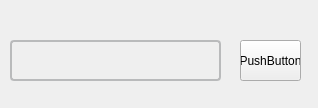
<?xml version="1.0" encoding="UTF-8"?>
<ui version="4.0">
 <class>creategroup</class>
 <widget class="QWidget" name="creategroup">
  <property name="geometry">
   <rect>
    <x>0</x>
    <y>0</y>
    <width>318</width>
    <height>108</height>
   </rect>
  </property>
  <property name="windowTitle">
   <string>Form</string>
  </property>
  <widget class="QLineEdit" name="lineEdit_2">
   <property name="geometry">
    <rect>
     <x>10</x>
     <y>40</y>
     <width>211</width>
     <height>41</height>
    </rect>
   </property>
   <property name="styleSheet">
    <string notr="true">QLineEdit#lineEdit_2 {
   font-family: &quot;Microsoft YaHei&quot;;
   font-size: 18px;
   color: rgb(50, 50, 50);
	background-color: rgba(255, 255, 255, 0%);
	border:2px solid #b9babb;
    border-radius: 4px;
    padding: 2px 2px;
    min-height: 18px;   /* 对应高度大概是24px，这里不知为何不能等价 */
    padding-right: 18px;
}
QLineEdit#lineEdit_2:focus{
    border: 2px solid #014099;
}
 
QLineEdit#lineEdit_2:hover{
    border: 2px solid #014099;
}
QLineEdit#lineEdit_2 QPushButton {
    width:  16px;
    height: 16px;
    qproperty-flat: true;
    margin-right: 4px;
    border: none;
    border-width: 0;
    background: transparent;
    border-image: url(:/image/search.png) 0 0 0 0 stretch stretch;

}
 </string>
   </property>
  </widget>
  <widget class="QPushButton" name="pushButton">
   <property name="geometry">
    <rect>
     <x>240</x>
     <y>40</y>
     <width>61</width>
     <height>41</height>
    </rect>
   </property>
   <property name="text">
    <string>PushButton</string>
   </property>
  </widget>
 </widget>
 <resources/>
 <connections/>
</ui>
